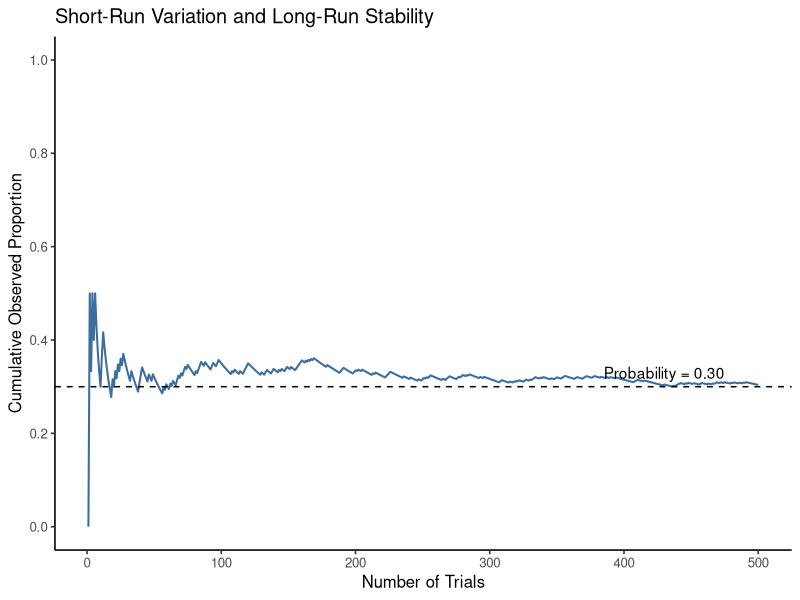

Source code (R):
## ---- chunk 1
#| label: fig-long-run-probability
#| echo: false
#| warning: false
#| message: false
#| fig-cap: "The cumulative observed proportion varies early and tends to stabilize near the underlying probability as the number of trials increases."
#| fig-alt: "Line graph of cumulative event proportion over 500 simulated trials, fluctuating early and gradually approaching a horizontal line at probability 0.30."

library(ggplot2)

set.seed(303)

simulation <- data.frame(
  trial = 1:500,
  event = rbinom(500, size = 1, prob = 0.30)
)

simulation$cumulative_proportion <- cumsum(simulation$event) / simulation$trial

ggplot(simulation, aes(x = trial, y = cumulative_proportion)) +
  geom_line(linewidth = 0.7, color = "#3C6E9E") +
  geom_hline(yintercept = 0.30, linetype = "dashed") +
  annotate("text", x = 430, y = 0.33, label = "Probability = 0.30") +
  scale_y_continuous(
    limits = c(0, 1),
    breaks = seq(0, 1, by = 0.20)
  ) +
  labs(
    title = "Short-Run Variation and Long-Run Stability",
    x = "Number of Trials",
    y = "Cumulative Observed Proportion"
  ) +
  theme_classic(base_size = 12)
